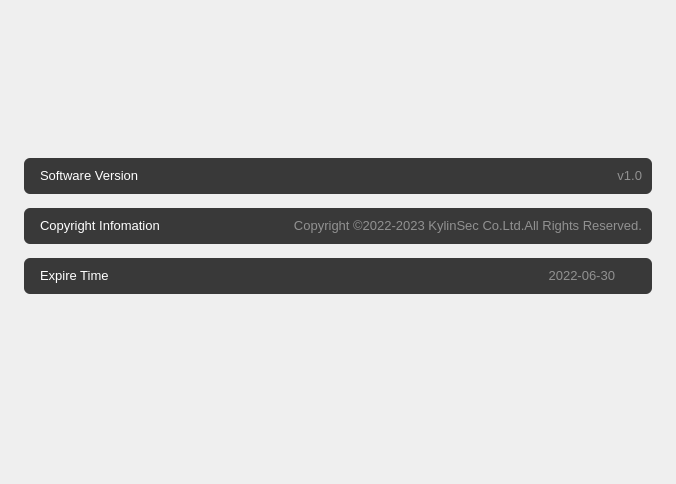
    <widget class="QWidget" name="AboutBody" native="true">
     <property name="geometry">
      <rect>
       <x>296</x>
       <y>0</y>
       <width>676</width>
       <height>484</height>
      </rect>
     </property>
     <property name="font">
      <font>
       <pointsize>10</pointsize>
      </font>
     </property>
     <property name="mouseTracking">
      <bool>true</bool>
     </property>
     <property name="styleSheet">
      <string notr="true">QWidget#AboutBody{
background-color: rgb(45, 45, 45);
border-radius: 4px;
}</string>
     </property>
     <widget class="QWidget" name="logoWidget" native="true">
      <property name="geometry">
       <rect>
        <x>274</x>
        <y>14</y>
        <width>128</width>
        <height>128</height>
       </rect>
      </property>
      <property name="styleSheet">
       <string notr="true">image: url(:/images/a128px.png);</string>
      </property>
     </widget>
     <widget class="QWidget" name="slotWidget_1" native="true">
      <property name="geometry">
       <rect>
        <x>24</x>
        <y>158</y>
        <width>628</width>
        <height>36</height>
       </rect>
      </property>
      <property name="styleSheet">
       <string notr="true">QWidget#slotWidget_1{
background-color:#393939;
border:none;
border-radius:6px;
}</string>
      </property>
      <widget class="QLabel" name="label_3">
       <property name="geometry">
        <rect>
         <x>16</x>
         <y>7</y>
         <width>120</width>
         <height>21</height>
        </rect>
       </property>
       <property name="font">
        <font>
         <pointsize>10</pointsize>
        </font>
       </property>
       <property name="styleSheet">
        <string notr="true">color:#fff;</string>
       </property>
       <property name="text">
        <string>Software Version</string>
       </property>
      </widget>
      <widget class="QLabel" name="label_4">
       <property name="geometry">
        <rect>
         <x>567</x>
         <y>7</y>
         <width>51</width>
         <height>21</height>
        </rect>
       </property>
       <property name="font">
        <font>
         <pointsize>10</pointsize>
        </font>
       </property>
       <property name="styleSheet">
        <string notr="true">color:#919191;
</string>
       </property>
       <property name="text">
        <string notr="true">v1.0</string>
       </property>
       <property name="alignment">
        <set>Qt::AlignRight|Qt::AlignTrailing|Qt::AlignVCenter</set>
       </property>
      </widget>
     </widget>
     <widget class="QWidget" name="slotWidget_2" native="true">
      <property name="geometry">
       <rect>
        <x>24</x>
        <y>208</y>
        <width>628</width>
        <height>36</height>
       </rect>
      </property>
      <property name="styleSheet">
       <string notr="true">QWidget#slotWidget_2{
background-color:#393939;
border:none;
border-radius:6px;
}</string>
      </property>
      <widget class="QLabel" name="label_5">
       <property name="geometry">
        <rect>
         <x>16</x>
         <y>7</y>
         <width>120</width>
         <height>21</height>
        </rect>
       </property>
       <property name="font">
        <font>
         <pointsize>10</pointsize>
        </font>
       </property>
       <property name="styleSheet">
        <string notr="true">color:#fff;</string>
       </property>
       <property name="text">
        <string>Copyright Infomation</string>
       </property>
      </widget>
      <widget class="QLabel" name="label_6">
       <property name="geometry">
        <rect>
         <x>257</x>
         <y>7</y>
         <width>361</width>
         <height>21</height>
        </rect>
       </property>
       <property name="font">
        <font>
         <pointsize>10</pointsize>
        </font>
       </property>
       <property name="styleSheet">
        <string notr="true">color:#919191;</string>
       </property>
       <property name="text">
        <string  notr="true">Copyright ©2022-2023 KylinSec Co.Ltd.All Rights Reserved.</string>
       </property>
       <property name="alignment">
        <set>Qt::AlignRight|Qt::AlignTrailing|Qt::AlignVCenter</set>
       </property>
      </widget>
     </widget>
     <widget class="QWidget" name="slotWidget_3" native="true">
      <property name="geometry">
       <rect>
        <x>24</x>
        <y>258</y>
        <width>628</width>
        <height>36</height>
       </rect>
      </property>
      <property name="styleSheet">
       <string notr="true">QWidget#slotWidget_3{
background-color:#393939;
border:none;
border-radius:6px;
}</string>
      </property>
      <widget class="QLabel" name="label_22">
       <property name="geometry">
        <rect>
         <x>16</x>
         <y>7</y>
         <width>91</width>
         <height>21</height>
        </rect>
       </property>
       <property name="font">
        <font>
         <pointsize>10</pointsize>
        </font>
       </property>
       <property name="styleSheet">
        <string notr="true">color:#fff;</string>
       </property>
       <property name="text">
        <string>Expire Time</string>
       </property>
      </widget>
      <widget class="QLabel" name="label_23">
       <property name="geometry">
        <rect>
         <x>500</x>
         <y>7</y>
         <width>91</width>
         <height>21</height>
        </rect>
       </property>
       <property name="font">
        <font>
         <pointsize>10</pointsize>
        </font>
       </property>
       <property name="styleSheet">
        <string notr="true">color:#919191;</string>
       </property>
       <property name="text">
        <string notr="true">2022-06-30</string>
       </property>
       <property name="alignment">
        <set>Qt::AlignRight|Qt::AlignTrailing|Qt::AlignVCenter</set>
       </property>
      </widget>
      <widget class="QPushButton" name="aboutInfoBtn">
       <property name="geometry">
        <rect>
         <x>596</x>
         <y>9</y>
         <width>16</width>
         <height>16</height>
        </rect>
       </property>
       <property name="styleSheet">
        <string notr="true">border:none;</string>
       </property>
       <property name="text">
        <string/>
       </property>
       <property name="icon">
        <iconset resource="../data/src.qrc">
         <normaloff>:/images/infoicon.svg</normaloff>:/images/infoicon.svg</iconset>
       </property>
       <property name="iconSize">
        <size>
         <width>16</width>
         <height>16</height>
        </size>
       </property>
      </widget>
     </widget>
    </widget>
